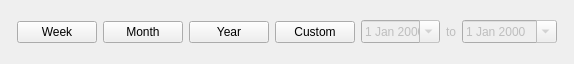
<?xml version="1.0" encoding="UTF-8"?>
<ui version="4.0">
 <class>RangeSelectorWidget</class>
 <widget class="QWidget" name="RangeSelectorWidget">
  <property name="geometry">
   <rect>
    <x>0</x>
    <y>0</y>
    <width>574</width>
    <height>64</height>
   </rect>
  </property>
  <property name="sizePolicy">
   <sizepolicy hsizetype="MinimumExpanding" vsizetype="MinimumExpanding">
    <horstretch>0</horstretch>
    <verstretch>0</verstretch>
   </sizepolicy>
  </property>
  <property name="windowTitle">
   <string>Form</string>
  </property>
  <layout class="QHBoxLayout" name="horizontalLayout">
   <item>
    <spacer name="horizontalSpacer">
     <property name="orientation">
      <enum>Qt::Orientation::Horizontal</enum>
     </property>
     <property name="sizeHint" stdset="0">
      <size>
       <width>40</width>
       <height>20</height>
      </size>
     </property>
    </spacer>
   </item>
   <item>
    <widget class="QPushButton" name="m_weekButton">
     <property name="text">
      <string>Week</string>
     </property>
     <property name="checkable">
      <bool>true</bool>
     </property>
     <property name="autoExclusive">
      <bool>true</bool>
     </property>
     <property name="flat">
      <bool>false</bool>
     </property>
    </widget>
   </item>
   <item>
    <widget class="QPushButton" name="m_monthButton">
     <property name="text">
      <string>Month</string>
     </property>
     <property name="checkable">
      <bool>true</bool>
     </property>
     <property name="autoExclusive">
      <bool>true</bool>
     </property>
    </widget>
   </item>
   <item>
    <widget class="QPushButton" name="m_yearButton">
     <property name="text">
      <string>Year</string>
     </property>
     <property name="checkable">
      <bool>true</bool>
     </property>
     <property name="autoExclusive">
      <bool>true</bool>
     </property>
    </widget>
   </item>
   <item>
    <widget class="QPushButton" name="m_custom">
     <property name="text">
      <string>Custom</string>
     </property>
     <property name="checkable">
      <bool>true</bool>
     </property>
     <property name="autoExclusive">
      <bool>true</bool>
     </property>
    </widget>
   </item>
   <item>
    <widget class="QDateEdit" name="m_fromDateEdit">
     <property name="enabled">
      <bool>false</bool>
     </property>
     <property name="wrapping">
      <bool>false</bool>
     </property>
     <property name="buttonSymbols">
      <enum>QAbstractSpinBox::ButtonSymbols::NoButtons</enum>
     </property>
     <property name="calendarPopup">
      <bool>true</bool>
     </property>
    </widget>
   </item>
   <item>
    <widget class="QLabel" name="m_toLabel">
     <property name="enabled">
      <bool>false</bool>
     </property>
     <property name="text">
      <string>to</string>
     </property>
    </widget>
   </item>
   <item>
    <widget class="QDateEdit" name="m_toDateEdit">
     <property name="enabled">
      <bool>false</bool>
     </property>
     <property name="wrapping">
      <bool>false</bool>
     </property>
     <property name="calendarPopup">
      <bool>true</bool>
     </property>
    </widget>
   </item>
   <item>
    <spacer name="horizontalSpacer_2">
     <property name="orientation">
      <enum>Qt::Orientation::Horizontal</enum>
     </property>
     <property name="sizeHint" stdset="0">
      <size>
       <width>40</width>
       <height>20</height>
      </size>
     </property>
    </spacer>
   </item>
  </layout>
 </widget>
 <resources/>
 <connections>
  <connection>
   <sender>m_custom</sender>
   <signal>toggled(bool)</signal>
   <receiver>m_fromDateEdit</receiver>
   <slot>setEnabled(bool)</slot>
   <hints>
    <hint type="sourcelabel">
     <x>289</x>
     <y>31</y>
    </hint>
    <hint type="destinationlabel">
     <x>385</x>
     <y>31</y>
    </hint>
   </hints>
  </connection>
  <connection>
   <sender>m_custom</sender>
   <signal>toggled(bool)</signal>
   <receiver>m_toDateEdit</receiver>
   <slot>setEnabled(bool)</slot>
   <hints>
    <hint type="sourcelabel">
     <x>289</x>
     <y>31</y>
    </hint>
    <hint type="destinationlabel">
     <x>513</x>
     <y>31</y>
    </hint>
   </hints>
  </connection>
  <connection>
   <sender>m_custom</sender>
   <signal>toggled(bool)</signal>
   <receiver>m_toLabel</receiver>
   <slot>setEnabled(bool)</slot>
   <hints>
    <hint type="sourcelabel">
     <x>289</x>
     <y>31</y>
    </hint>
    <hint type="destinationlabel">
     <x>449</x>
     <y>31</y>
    </hint>
   </hints>
  </connection>
 </connections>
</ui>
